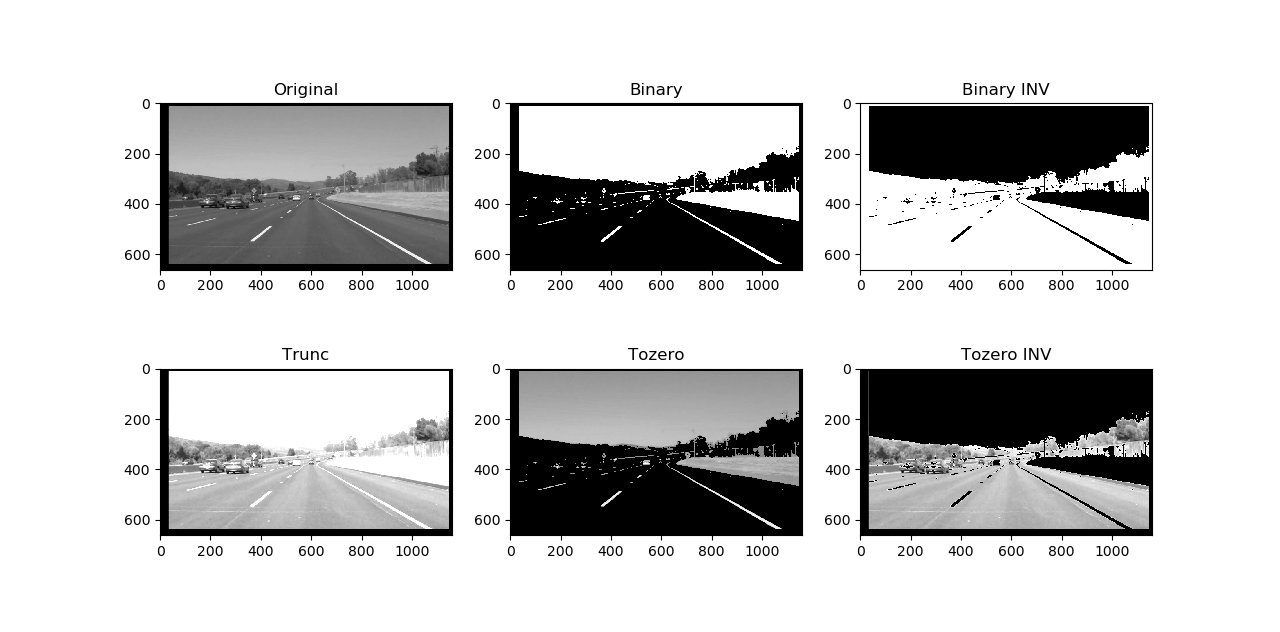

Generate this figure with Python:
#! usr/bin/env python

import cv2
from matplotlib import pyplot as plt

img = cv2.imread('LANE.png',0)
_, thres1 =cv2.threshold(img, 127, 250, cv2.THRESH_BINARY)
_, thres2 =cv2.threshold(img, 127, 250, cv2.THRESH_BINARY_INV)
_, thres3 =cv2.threshold(img, 127, 250, cv2.THRESH_TRUNC)
_, thres4 =cv2.threshold(img, 127, 250, cv2.THRESH_TOZERO)
_, thres5 =cv2.threshold(img, 127, 250, cv2.THRESH_TOZERO_INV)
images = [img, thres1, thres2, thres3, thres4, thres5]
title = ['Original', 'Binary', 'Binary INV', 'Trunc', 'Tozero', 'Tozero INV']
for i in range(6):
    plt.subplot(2,3,i+1)
    plt.imshow(images[i], 'gray');
    plt.title(title[i]);

plt.show()
